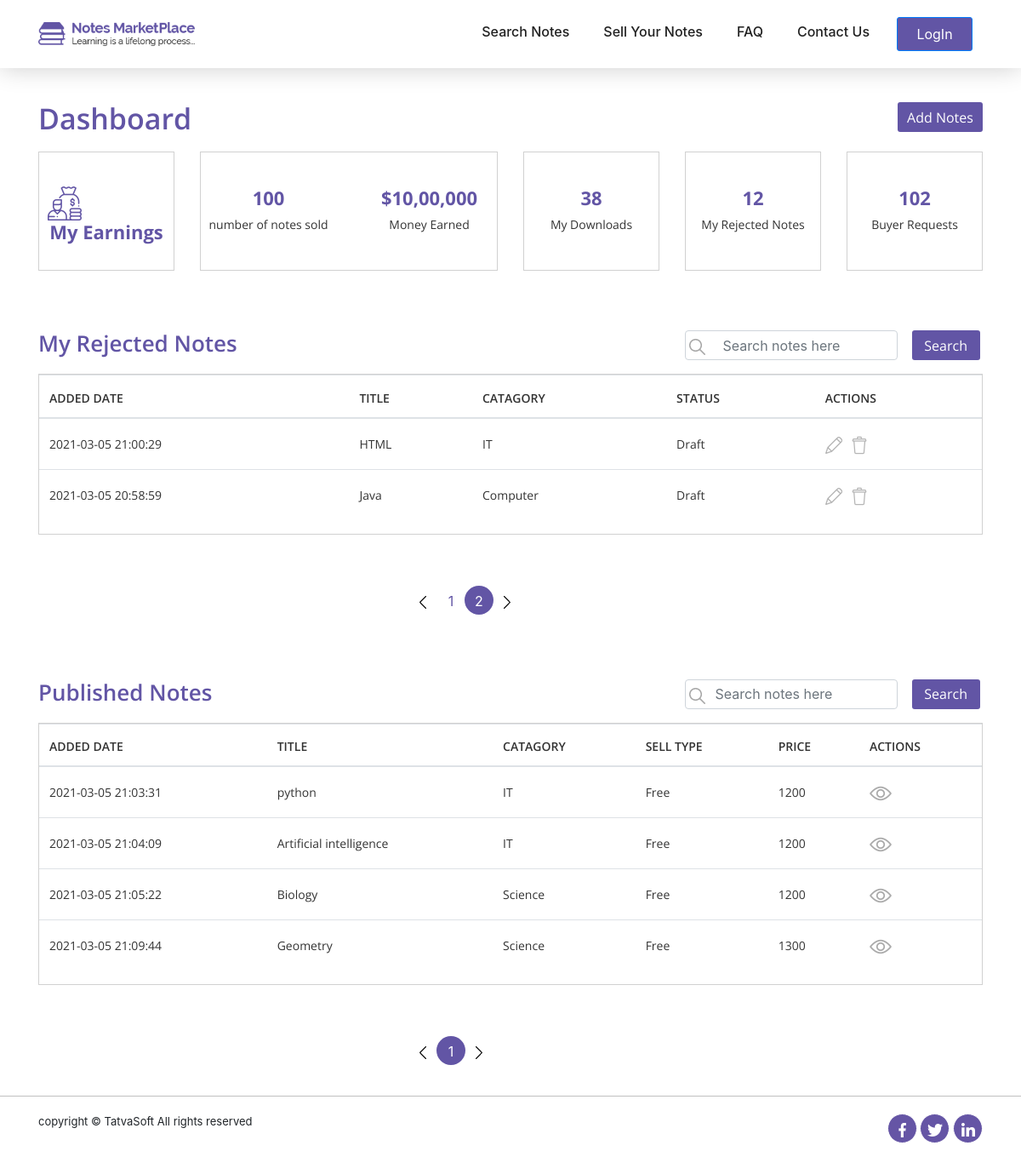
/PHP/user/dashboard.php?page=2, run on the app's committed database.
### tables this page shows
CREATE TABLE `seller_note` (
  `id` int(11) NOT NULL,
  `seller_id` int(11) NOT NULL,
  `status` int(11) NOT NULL,
  `action_by` int(11) DEFAULT NULL,
  `remarks` varchar(255) DEFAULT NULL,
  `published_date` datetime DEFAULT NULL,
  `title` varchar(100) NOT NULL,
  `catagory` int(11) NOT NULL,
  `display_picture` varchar(500) DEFAULT NULL,
  `note_type` int(11) DEFAULT NULL,
  `number_of_pages` int(11) DEFAULT NULL,
  `description` varchar(255) NOT NULL,
  `university` varchar(200) DEFAULT NULL,
  `country` int(11) DEFAULT NULL,
  `course` varchar(100) DEFAULT NULL,
  `course_code` varchar(100) DEFAULT NULL,
  `professor` varchar(100) DEFAULT NULL,
  `ispaid` int(11) NOT NULL,
  `selling_price` decimal(10,0) DEFAULT NULL,
  `notes_preview` varchar(255) DEFAULT NULL,
  `created_date` datetime DEFAULT NULL,
  `created_by` int(11) DEFAULT NULL,
  `modified_date` datetime DEFAULT NULL,
  `modified_by` int(11) DEFAULT NULL,
  `isactive` bit(1) NOT NULL
);

CREATE TABLE `category` (
  `id` int(11) NOT NULL,
  `name` varchar(100) NOT NULL,
  `description` varchar(191) NOT NULL,
  `created_date` datetime DEFAULT NULL,
  `created_by` int(11) DEFAULT NULL,
  `modified_date` datetime DEFAULT NULL,
  `modified_by` int(11) DEFAULT NULL,
  `isactive` bit(1) NOT NULL
);

CREATE TABLE `reference_data` (
  `id` int(11) NOT NULL,
  `value` varchar(100) NOT NULL,
  `data_value` varchar(100) NOT NULL,
  `ref_catagory` varchar(100) DEFAULT NULL,
  `created_date` datetime DEFAULT NULL,
  `created_by` int(11) DEFAULT NULL,
  `modified_date` datetime DEFAULT NULL,
  `modified_by` int(11) DEFAULT NULL,
  `isactive` bit(1) NOT NULL
);

### PHP/user/dashboard.php (the view, shortened to what the rows shown need)
<?php
include "config.php";
	$no_row=5;
	if(isset($_GET['page']))
	{
		$page=$_GET['page'];
	}
	else
	{
		$page=1;
	}
	if($page== "" || $page == 1)
	{
		$page_1 = 0;
	}
	else
	{
		$page_1=($page * $no_row) - $no_row;
	}
	if(isset($_POST['search_1']))
	{
    $search_field_1=$_POST['search_1_txt'];
    $query_count="SELECT * FROM seller_note WHERE status BETWEEN 6 and 8 AND title='$search_field_1'" ;
    $find_count=mysqli_query($conn,$query_count);
    $count=mysqli_num_rows($find_count);
    $count=ceil($count / $no_row);
		$query="SELECT sn.id,sn.created_date,sn.title,sn.catagory,sn.status,c.name,rd.value FROM seller_note sn INNER JOIN category c ON sn.catagory=c.id INNER JOIN reference_data rd ON sn.status=rd.id WHERE sn.title  LIKE '%$search_field_1%' AND status BETWEEN 6 and 8 AND sn.isactive=1 ORDER BY sn.id DESC LIMIT $page_1,$no_row";
      $result=mysqli_query($conn,$query);
	    if(!$result)
	    {
	        die('query failed'.mysqli_error());
	    }
	}
	else
	{
		$query="SELECT sn.id,sn.created_date,sn.title,sn.catagory,sn.status,c.name,rd.value FROM seller_note sn INNER JOIN category c ON sn.catagory=c.id INNER JOIN reference_data rd ON sn.status=rd.id WHERE sn.isactive=1 AND status BETWEEN 6 and 8 ORDER BY sn.id DESC LIMIT $page_1,$no_row";
	    $result=mysqli_query($conn,$query);
	}
?>
<!DOCTYPE html>
<html lang="en">
    <head>
        <link rel="stylesheet" href="css/bootstrap/bootstrap.min.css">
        <link rel="stylesheet" href="css/custom_css/style.css">
        <link rel="stylesheet" href="css/responsive.css">
    </head>
    <body>
        <section id="table-design">
            <div class ="content-box-md">
                <div class="container">
                    <div class="row">
                        <div class="col-md-12">
                            <div class="table-format table-responsive">
                            <table class="table">
                                  <thead>
                                    <tr>
                                      <th scope="col">ADDED DATE</th>
                                      <th scope="col">TITLE</th>
                                      <th scope="col">CATAGORY</th>
                                      <th scope="col">STATUS</th>
                                      <th scope="col">ACTIONS</th>
                                    </tr>
                                  </thead>
                                  <tbody>
                                    <?php while($row = mysqli_fetch_assoc($result))
                                    {?>
                                    <tr>
                                      <td><?php echo $row['created_date'];?></td>
                                      <td><?php echo $row['title'];?></td>
                                      <td><?php echo $row['name'];?></td>
                                      <td><?php echo $row['value'];?></td>
	                                   <?php if($row['status']==6)
	                                    {?>
	                                      <td><a href="add_note.php?note_id=<?php echo $row['id']?>"><img src="img/dashboard/edit.png"></a>&nbsp;&nbsp;
                                          <a href="delete_note.php?note_id=<?php echo $row['id']?>"><img src="img/front/delete.png"></a></td>
	                                   <?php }else{ ?>
	                                      <td><img src="img/front/eye.png"></td>
	                                    <?php } ?>
	                                </tr>
                                    <?php }?>
                                  </tbody>
                            </table>
                            </div>
                        </div>
                    </div>
                </div>
            </div>
        </section>
           <?php
           $limit=5;
            if(isset($_GET['pub_page']))
            {
              $pub_page=$_GET['pub_page'];
            }
            else
            {
              $pub_page=1;
            }
            if($pub_page== "" || $pub_page == 1)
            {
              $page_2 = 0;
            }
            else
            {
              $page_2=($page * $no_row) - $no_row;
            }
            if(isset($_POST['search_2']))
            {
              $search_field_2=$_POST['search_2_txt'];
              $find_pub_count=mysqli_query($conn,"SELECT * FROM seller_note WHERE status=9 AND title LIKE '%$search_field_2%'");
              $pub_count=mysqli_num_rows($find_pub_count);
              $pub_count=ceil($pub_count / $limit);
              $published_query="SELECT sn.created_date,sn.title,sn.catagory,sn.ispaid,sn.selling_price,c.name,rd.value FROM seller_note sn INNER JOIN category c ON sn.catagory=c.id INNER JOIN reference_data rd ON sn.ispaid=rd.id WHERE title LIKE '%$search_field_2%' AND status=9 LIMIT $page_2,$limit";
              $published_result=mysqli_query($conn,$published_query);
            }
            else
            {
              $published_query="SELECT sn.created_date,sn.title,sn.catagory,sn.ispaid,sn.selling_price,c.name,rd.value FROM seller_note sn INNER JOIN category c ON sn.catagory=c.id INNER JOIN reference_data rd ON sn.ispaid=rd.id WHERE status=9 LIMIT $page_2,$limit";
              $published_result=mysqli_query($conn,$published_query);
            }
            ?>
           <section id="table-design">
            <div class ="content-box-md">
                <div class="container">
                    <div class="row">
                        <div class="col-md-12">
                            <div class="table-format table-responsive">
                            <table class="table">
                                  <thead>
                                    <tr>
                                      <th scope="col">ADDED DATE</th>
                                      <th scope="col">TITLE</th>
                                      <th scope="col">CATAGORY</th>
                                      <th scope="col">SELL TYPE</th>
                                      <th scope="col">PRICE</th>
                                      <th scope="col">ACTIONS</th>
                                    </tr>
                                  </thead>
                                  <tbody>
                                    <?php
                                    while($row=mysqli_fetch_assoc($published_result)) {?>
                                      <tr>
                                      <td><?php echo $row['created_date'] ?></td>
                                      <td><?php echo $row['title'] ?></td>
                                      <td><?php echo $row['name'] ?></td>
                                      <td><?php echo $row['value'] ?></td>
                                      <td><?php echo $row['selling_price'] ?></td>
                                      <td><img src="img/front/eye.png"></td>
                                    </tr>
                                    <?php } ?>
                                  </tbody>
                            </table>
                            </div>
                        </div>
                    </div>
                </div>
            </div>
        </section>
    </body>
</html>

### data on the page
seller_note: created_date "2021-03-05 21:00:29", title "HTML", category.name "IT", status.value "Draft"
seller_note: created_date "2021-03-05 20:58:59", title "Java", category.name "Computer", status.value "Draft"
seller_note: created_date "2021-03-05 21:03:31", title "python", category.name "IT", reference_data.value "Free", selling_price "1200"
seller_note: created_date "2021-03-05 21:04:09", title "Artificial intelligence", category.name "IT", reference_data.value "Free", selling_price "1200"
seller_note: created_date "2021-03-05 21:05:22", title "Biology", category.name "Science", reference_data.value "Free", selling_price "1200"
seller_note: created_date "2021-03-05 21:09:44", title "Geometry", category.name "Science", reference_data.value "Free", selling_price "1300"
